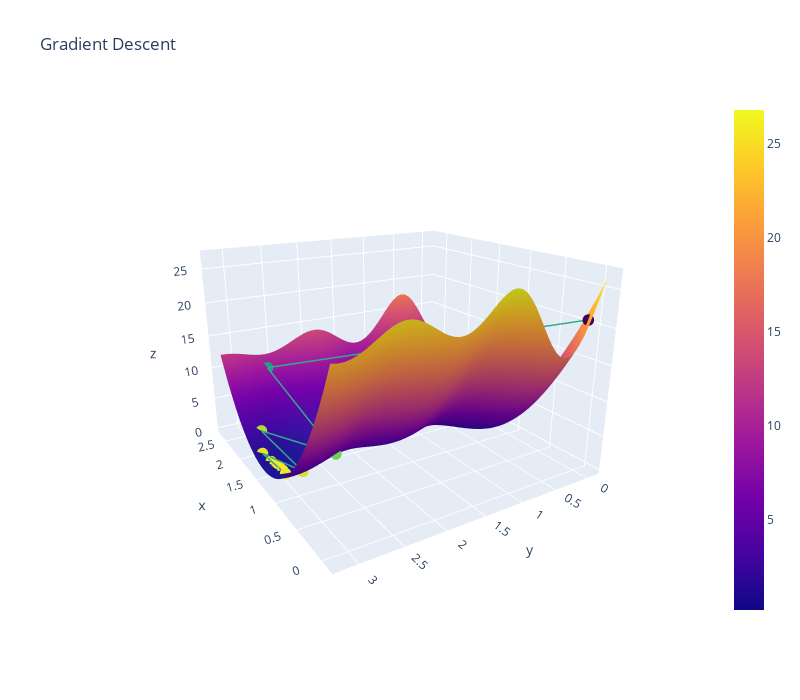

The notebook cell this image was saved under:
### Code cell
# Run this cell to see a 3D plot (gradient descent with static alpha).
from lab8_utils import plot_3d
plot_3d(thetas[:, 0], thetas[:, 1], loss, mean_squared_error, sin_model, X, Y)
